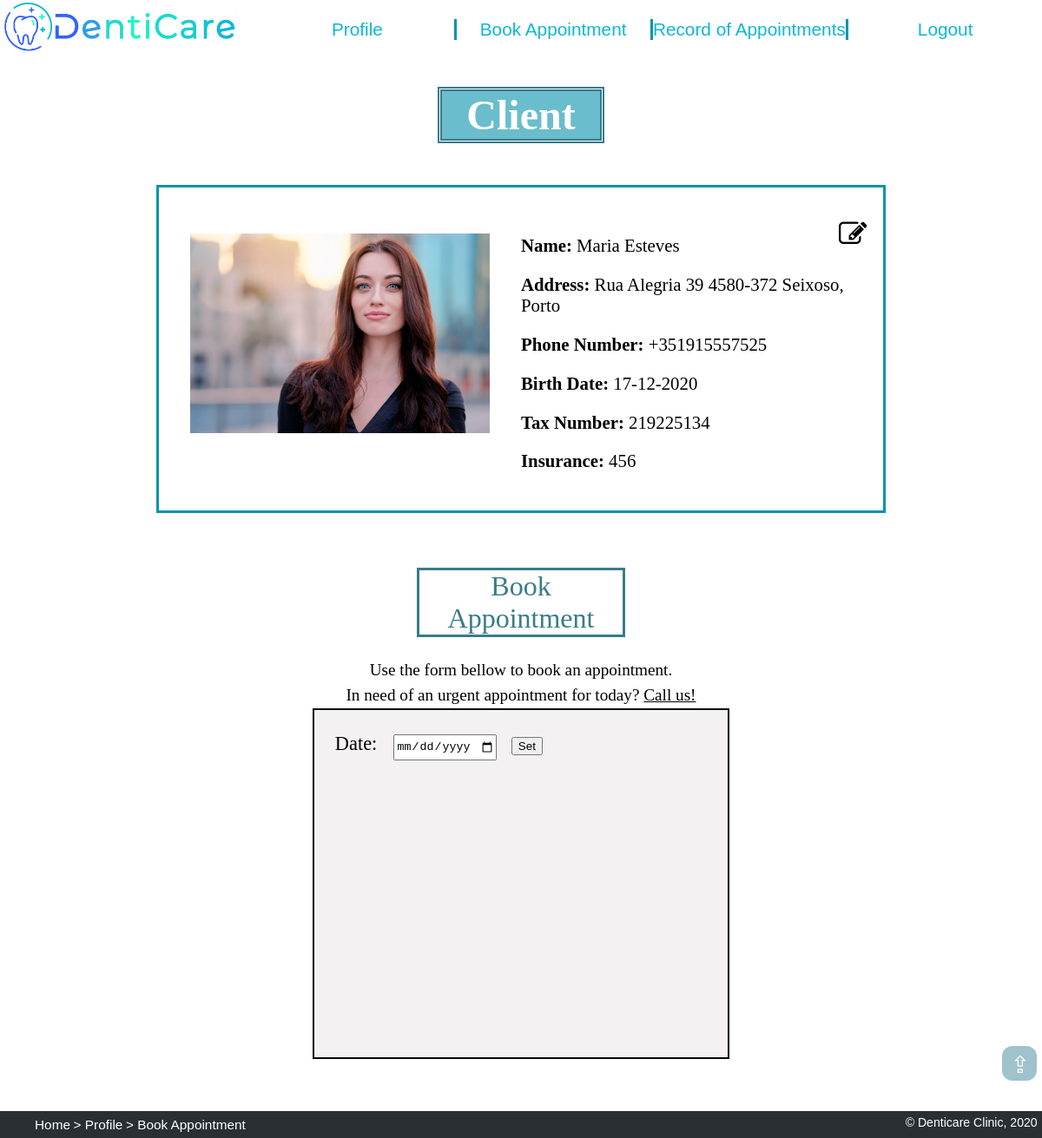
The app's page /client.php (signed in), older data.
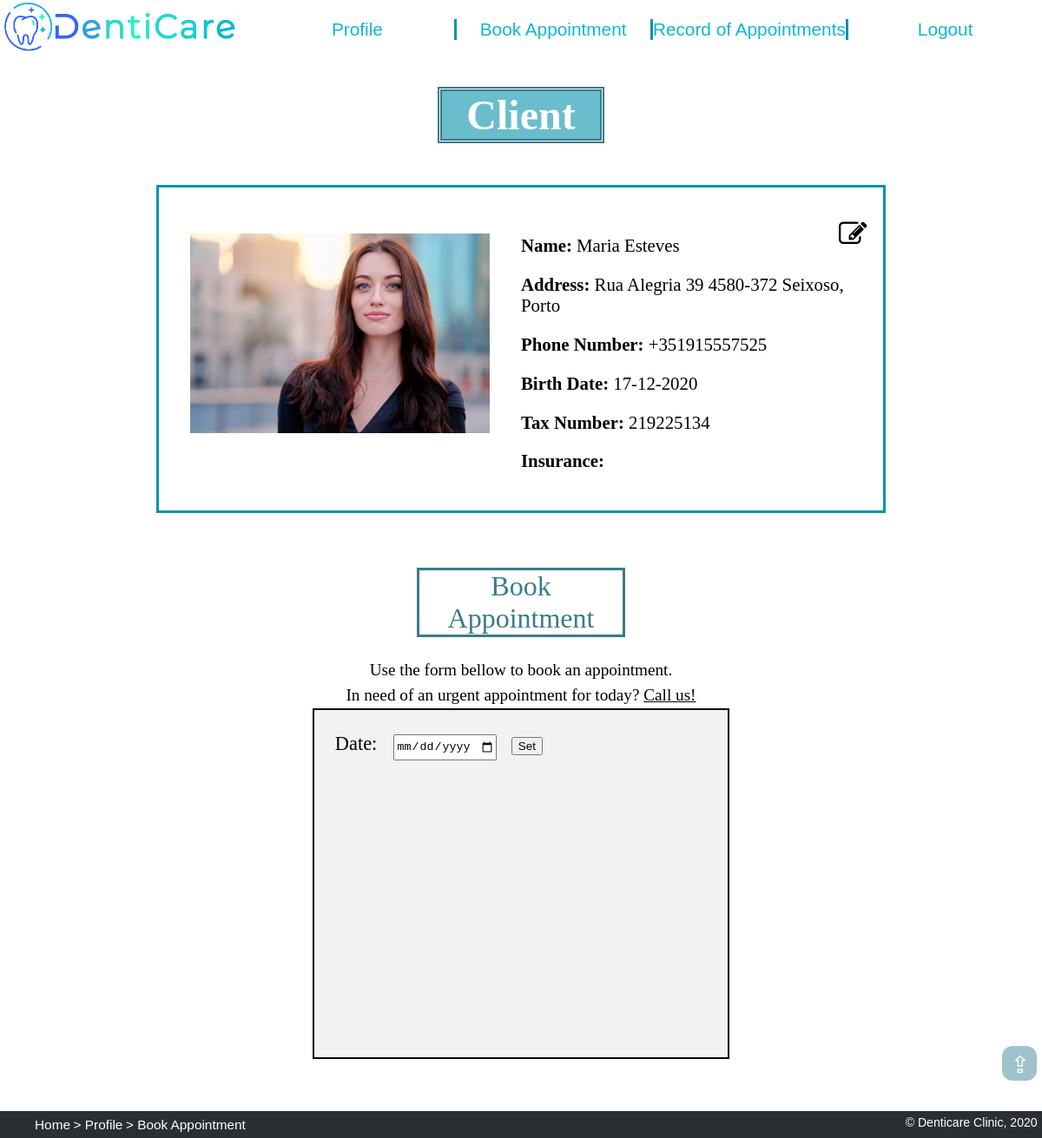
The same page, newer data.
### tables this page shows
CREATE TABLE client (
    id integer PRIMARY KEY REFERENCES person,
    birth_date text NOT NULL, -- format dd-mm-yyyy
    tax_number integer UNIQUE,
    insurance_code integer REFERENCES insurance
);

CREATE TABLE person (
    id integer PRIMARY KEY AUTOINCREMENT,
    name text NOT NULL,
    address text,
    phone_number text NOT NULL, -- e.g. +351935556768
    username text NOT NULL UNIQUE,
    password text NOT NULL
);

### client.php (called while the page is built, shortened)
<?php
    require_once('database/init_db.php');
    require_once('database/client_db.php');
    include('templates/profile_header_tpl.php');
    include('templates/profile_info_tpl.php');
    include('templates/book_appointment_tpl.php');
    include('templates/footer_tpl.php');
?>

### database/client_db.php (called while the page is built, shortened)
<?php
    function getClientInfo($id) {
        global $dbh;
        $stmt = $dbh->prepare('SELECT * FROM person
                                JOIN client USING (id)
                                WHERE id = ?');
        $stmt->execute(array($id));
        return $stmt->fetch();
    }
?>

### templates/profile_info_tpl.php (the view, shortened to what this page needs)
<?php
    if ($_SERVER['PHP_SELF'] == '/dentist.php' || $_SERVER['PHP_SELF'] == '/dentistAppointments.php' || $_SERVER['PHP_SELF'] == '/manageTeam.php') {
        $person = getDentistInfo($_SESSION['id']);
    } else if ($_SERVER['PHP_SELF'] == '/dentalAuxiliary.php' || $_SERVER['PHP_SELF'] == '/dentalAuxiliary_appointments.php' || $_SERVER['PHP_SELF'] == '/manage_material.php' || $_SERVER['PHP_SELF'] == '/manage_clients.php') {
        $person = getAuxiliaryInfo($_SESSION['id']);
    } else if ($_SERVER['PHP_SELF'] == '/client.php' || $_SERVER['PHP_SELF'] == '/clientRecord.php') {
        $person = getClientInfo($_SESSION['id']);
    }
    $correct_date_display=$person['birth_date'];
    $day = substr($person['birth_date'], 0, 2);
    $month = substr($person['birth_date'], 3, 2);
    $year = substr($person['birth_date'], 6, 4);
    $person['birth_date'] = $year.'-'.$month.'-'.$day;
?>
    <?php if ($_SERVER['PHP_SELF'] == '/client.php' || $_SERVER['PHP_SELF'] == '/clientRecord.php') { ?>
        <h1 id="profileTitle"> Client </h1>
    <?php } ?>
<section id="profileInfo">
    <div id="profileImg">
        <?php if (file_exists('images/users/' . $person['id'] . '.jpg')) { ?>
            <img src="images/users/<?php echo $person['id'] ?>.jpg" alt="<?php echo $person['name'] ?>" <?php if ($_SERVER['PHP_SELF'] == '/client.php' || $_SERVER['PHP_SELF'] == '/clientRecord.php') { ?> id="client_img" <?php } ?>>
        <?php } else { ?>
            <img src="images/users/img_default.jpg" alt="<?php echo $person['name'] ?>" <?php if ($_SERVER['PHP_SELF'] == '/client.php' || $_SERVER['PHP_SELF'] == '/clientRecord.php') { ?> id="client_img" <?php } ?>>
        <?php } ?>
    </div>
    <div id="info">
        <?php if ($_SESSION['edit_on'] == 0 && !isset($_POST['edit'])) { ?>
            <form action="action_openCloseEdit.php" method="post" id="edit_profile">
                <button type="submit" id="edit_button" name="edit" form="edit_profile"><i class="fa fa-edit"></i></button>
            </form>
            <p> <strong> Name: </strong> <?php echo $person['name'] ?> </p>
            <p> <strong> Address: </strong> <?php echo $person['address'] ?> </p>
            <p> <strong> Phone Number: </strong> <?php echo $person['phone_number'] ?> </p>
            <?php if ($_SERVER['PHP_SELF'] == '/client.php' || $_SERVER['PHP_SELF'] == '/clientRecord.php') { ?>
                <p> <strong> Birth Date: </strong> <?php echo $correct_date_display ?> </p>
                <p> <strong> Tax Number: </strong> <?php echo $person['tax_number'] ?> </p>
                <p> <strong> Insurance: </strong> <?php echo $person['insurance_code'] ?> </p>
            <?php } ?>
        <?php } ?>
    </div>
</section>

Row changes from the older to the newer data that the page shows:
changed client "Maria Esteves": insurance_code "456" → (not shown)
